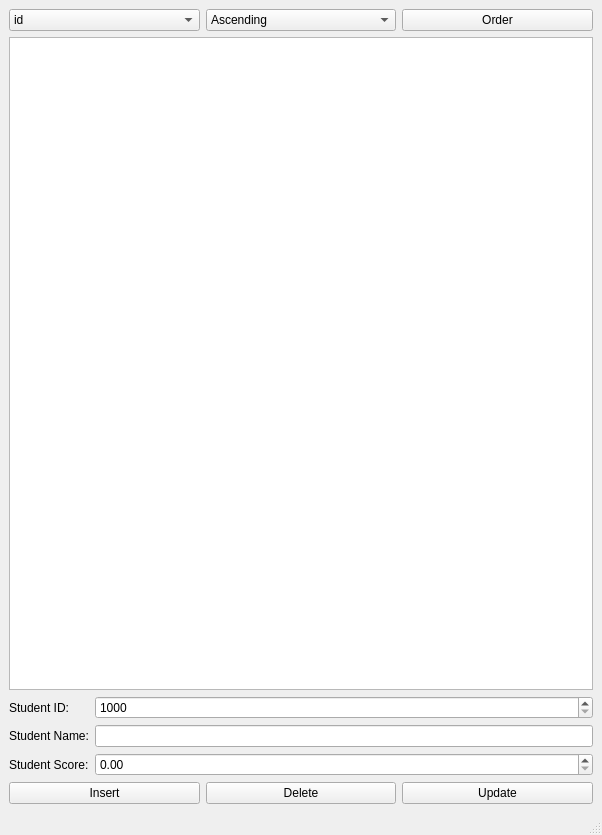
<?xml version="1.0" encoding="UTF-8"?>
<ui version="4.0">
 <class>dataStudent</class>
 <widget class="QMainWindow" name="dataStudent">
  <property name="geometry">
   <rect>
    <x>0</x>
    <y>0</y>
    <width>602</width>
    <height>835</height>
   </rect>
  </property>
  <property name="sizePolicy">
   <sizepolicy hsizetype="Preferred" vsizetype="Maximum">
    <horstretch>0</horstretch>
    <verstretch>0</verstretch>
   </sizepolicy>
  </property>
  <property name="windowTitle">
   <string>Student Information</string>
  </property>
  <widget class="QWidget" name="centralwidget">
   <layout class="QGridLayout" name="gridLayout_2">
    <item row="0" column="0" colspan="2">
     <layout class="QHBoxLayout" name="horizontalLayout_3">
      <item>
       <widget class="QComboBox" name="cmbField">
        <property name="editable">
         <bool>false</bool>
        </property>
        <item>
         <property name="text">
          <string>id</string>
         </property>
        </item>
        <item>
         <property name="text">
          <string>name</string>
         </property>
        </item>
        <item>
         <property name="text">
          <string>score</string>
         </property>
        </item>
       </widget>
      </item>
      <item>
       <widget class="QComboBox" name="cmbMethod">
        <item>
         <property name="text">
          <string>Ascending</string>
         </property>
        </item>
        <item>
         <property name="text">
          <string>Descending</string>
         </property>
        </item>
       </widget>
      </item>
      <item>
       <widget class="QPushButton" name="btnOrderBy">
        <property name="text">
         <string>Order</string>
        </property>
       </widget>
      </item>
     </layout>
    </item>
    <item row="1" column="0">
     <layout class="QHBoxLayout" name="horizontalLayout"/>
    </item>
    <item row="3" column="0" colspan="2">
     <layout class="QGridLayout" name="gridLayout">
      <item row="1" column="2">
       <widget class="QLineEdit" name="editName"/>
      </item>
      <item row="1" column="0">
       <widget class="QLabel" name="label_2">
        <property name="text">
         <string>Student Name:</string>
        </property>
       </widget>
      </item>
      <item row="0" column="0">
       <widget class="QLabel" name="label">
        <property name="text">
         <string>Student ID:</string>
        </property>
       </widget>
      </item>
      <item row="4" column="0">
       <widget class="QLabel" name="label_3">
        <property name="text">
         <string>Student Score:</string>
        </property>
       </widget>
      </item>
      <item row="0" column="2">
       <widget class="QSpinBox" name="spinID">
        <property name="minimum">
         <number>1000</number>
        </property>
        <property name="maximum">
         <number>9999</number>
        </property>
       </widget>
      </item>
      <item row="4" column="2">
       <widget class="QDoubleSpinBox" name="dSpinScore">
        <property name="maximum">
         <double>100.000000000000000</double>
        </property>
       </widget>
      </item>
     </layout>
    </item>
    <item row="4" column="0" colspan="2">
     <layout class="QHBoxLayout" name="horizontalLayout_2">
      <item>
       <widget class="QPushButton" name="btnInsert">
        <property name="text">
         <string>Insert</string>
        </property>
       </widget>
      </item>
      <item>
       <widget class="QPushButton" name="btnDelete">
        <property name="text">
         <string>Delete</string>
        </property>
       </widget>
      </item>
      <item>
       <widget class="QPushButton" name="btnUpdate">
        <property name="text">
         <string>Update</string>
        </property>
       </widget>
      </item>
     </layout>
    </item>
    <item row="2" column="0" colspan="2">
     <widget class="QTableView" name="tableView"/>
    </item>
   </layout>
  </widget>
  <widget class="QMenuBar" name="menubar">
   <property name="geometry">
    <rect>
     <x>0</x>
     <y>0</y>
     <width>602</width>
     <height>26</height>
    </rect>
   </property>
  </widget>
  <widget class="QStatusBar" name="statusbar"/>
 </widget>
 <resources/>
 <connections/>
</ui>
